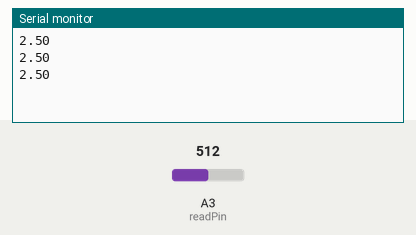
This sketch was run on a simulated Arduino Uno, built with avr-gcc and run on an emulated ATmega328P. Parts: the last lines printed to the serial monitor. The inputs (shaded band) are chosen by the test bench; at power-on: A3 (readPin) = 512.

Above: at 1.3 s.
1.4 s: A3 (readPin) set to 716
At 1.9 s:
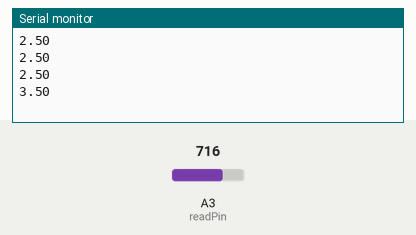
2.9 s: A3 (readPin) set to 900
At 3.4 s:
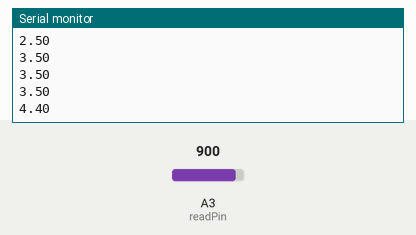
Timing chart, 0 to 5.9 s (numbered marks = the images above; inputs shaded):
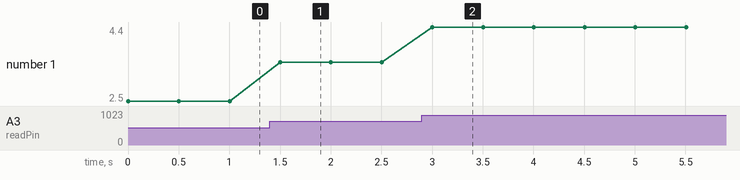

Measured:
- after the input at 1.4 s, the serial monitor: prints a new line after 0.10 s (image 1)
- after the input at 2.9 s, the serial monitor: prints a new line after 0.10 s (image 2)
- plotted number 1: 2.5 → 3.5 after the input at 1.4 s, 3.5 → 4.4 after the input at 2.9 s

The sketch:

sketch_jan11a.ino
```cpp
int redPin=9;
int bright=255;
int dull=55;
int offzero=0;
int readPin=A3;
float V2=0;
int delayTime=500;
int readVal;


void setup() {
  // put your setup code here, to run once:

pinMode (readPin,INPUT);
Serial.begin(9600);
}

void loop() {
  // put your main code here, to run repeatedly:

readVal=analogRead(readPin);
V2=(5./1023.)*readVal;
Serial.println(V2);
delay(delayTime);

}
```
